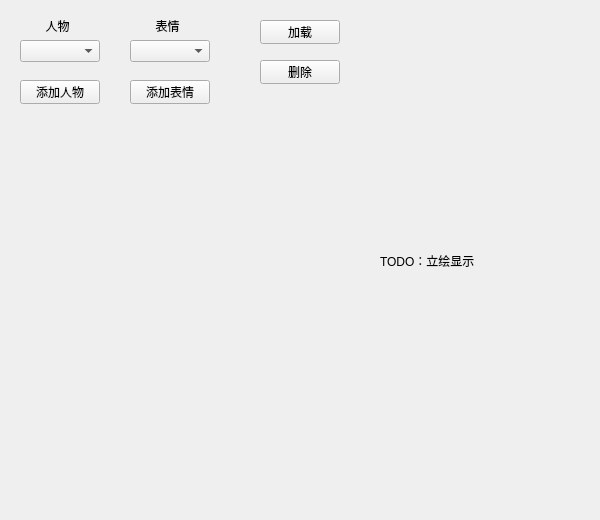
<?xml version="1.0" encoding="UTF-8"?>
<ui version="4.0">
 <class>editAnimation</class>
 <widget class="QWidget" name="editAnimation">
  <property name="geometry">
   <rect>
    <x>0</x>
    <y>0</y>
    <width>600</width>
    <height>520</height>
   </rect>
  </property>
  <property name="windowTitle">
   <string>编辑立绘</string>
  </property>
  <widget class="QLabel" name="labelAni">
   <property name="geometry">
    <rect>
     <x>380</x>
     <y>10</y>
     <width>201</width>
     <height>501</height>
    </rect>
   </property>
   <property name="text">
    <string>TODO：立绘显示</string>
   </property>
  </widget>
  <widget class="QComboBox" name="cobChara">
   <property name="geometry">
    <rect>
     <x>20</x>
     <y>40</y>
     <width>80</width>
     <height>22</height>
    </rect>
   </property>
  </widget>
  <widget class="QComboBox" name="comboBox_2">
   <property name="geometry">
    <rect>
     <x>130</x>
     <y>40</y>
     <width>80</width>
     <height>22</height>
    </rect>
   </property>
  </widget>
  <widget class="QLabel" name="label">
   <property name="geometry">
    <rect>
     <x>30</x>
     <y>15</y>
     <width>55</width>
     <height>21</height>
    </rect>
   </property>
   <property name="text">
    <string>人物</string>
   </property>
   <property name="alignment">
    <set>Qt::AlignCenter</set>
   </property>
  </widget>
  <widget class="QLabel" name="cobFace">
   <property name="geometry">
    <rect>
     <x>140</x>
     <y>15</y>
     <width>55</width>
     <height>21</height>
    </rect>
   </property>
   <property name="text">
    <string>表情</string>
   </property>
   <property name="alignment">
    <set>Qt::AlignCenter</set>
   </property>
  </widget>
  <widget class="QPushButton" name="btnLoad">
   <property name="geometry">
    <rect>
     <x>260</x>
     <y>20</y>
     <width>80</width>
     <height>24</height>
    </rect>
   </property>
   <property name="text">
    <string>加载</string>
   </property>
  </widget>
  <widget class="QPushButton" name="pushButton">
   <property name="geometry">
    <rect>
     <x>260</x>
     <y>60</y>
     <width>80</width>
     <height>24</height>
    </rect>
   </property>
   <property name="text">
    <string>删除</string>
   </property>
  </widget>
  <widget class="QPushButton" name="btnAddChara">
   <property name="geometry">
    <rect>
     <x>20</x>
     <y>80</y>
     <width>80</width>
     <height>24</height>
    </rect>
   </property>
   <property name="text">
    <string>添加人物</string>
   </property>
  </widget>
  <widget class="QPushButton" name="btnAddFace">
   <property name="geometry">
    <rect>
     <x>130</x>
     <y>80</y>
     <width>80</width>
     <height>24</height>
    </rect>
   </property>
   <property name="text">
    <string>添加表情</string>
   </property>
  </widget>
 </widget>
 <resources/>
 <connections/>
</ui>
